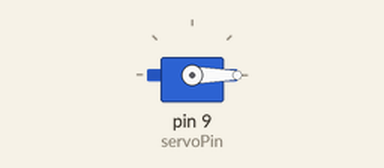
A program run on a simulated Arduino Uno, built with avr-gcc and run on an emulated ATmega328P. Parts: servo.

Above: at 0.05 s.
At 3.85 s:
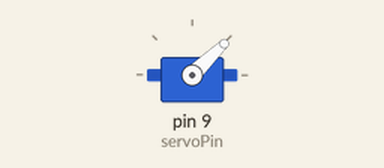
At 7.75 s:
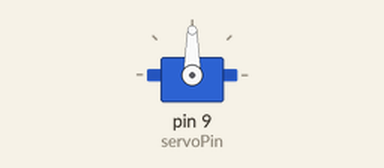
At 15.45 s:
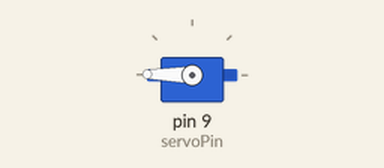
Timing chart, 0 to 20.1 s (numbered marks = the images above):
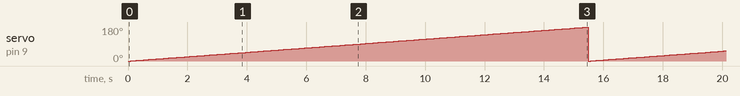

Measured:
- by itself, servo on pin 9 (servoPin): ramps from 0° to 180° and jumps back, once every 15.5 s

The program:

main.cpp
```cpp
#include <Servo.h>

Servo myservo; // create Servo object to control a servo

int potpin = A0;  // analog pin used to connect the potentiometer
int servoPin = 9; // PWM Pin to drive servo
int val;          // variable to read the value from the analog pin

void setup() {
    myservo.attach(servoPin); // attaches the servo on pin 9 to the Servo object
}

void loop() {
    // val = analogRead(potpin); // reads the value of the potentiometer (value between 0 and 1023)
    // myservo.write(val);       // sets the servo position according to the scaled value
    // delay(15);                // waits for the servo to get there

    // CAN USE FOR LOOP IF POTENTIOMETER IS NOT AVAILABLE (simulating a potentiometer)
    for(int i = 0; i < 1024; i++) {
        val = map(i, 0, 1023, 0, 180); // scale it for use with the servo (value between 0 and 180)
        myservo.write(val);            // sets the servo position according to the scaled value
        delay(15);                     // waits for the servo to get there
    }
}
```
